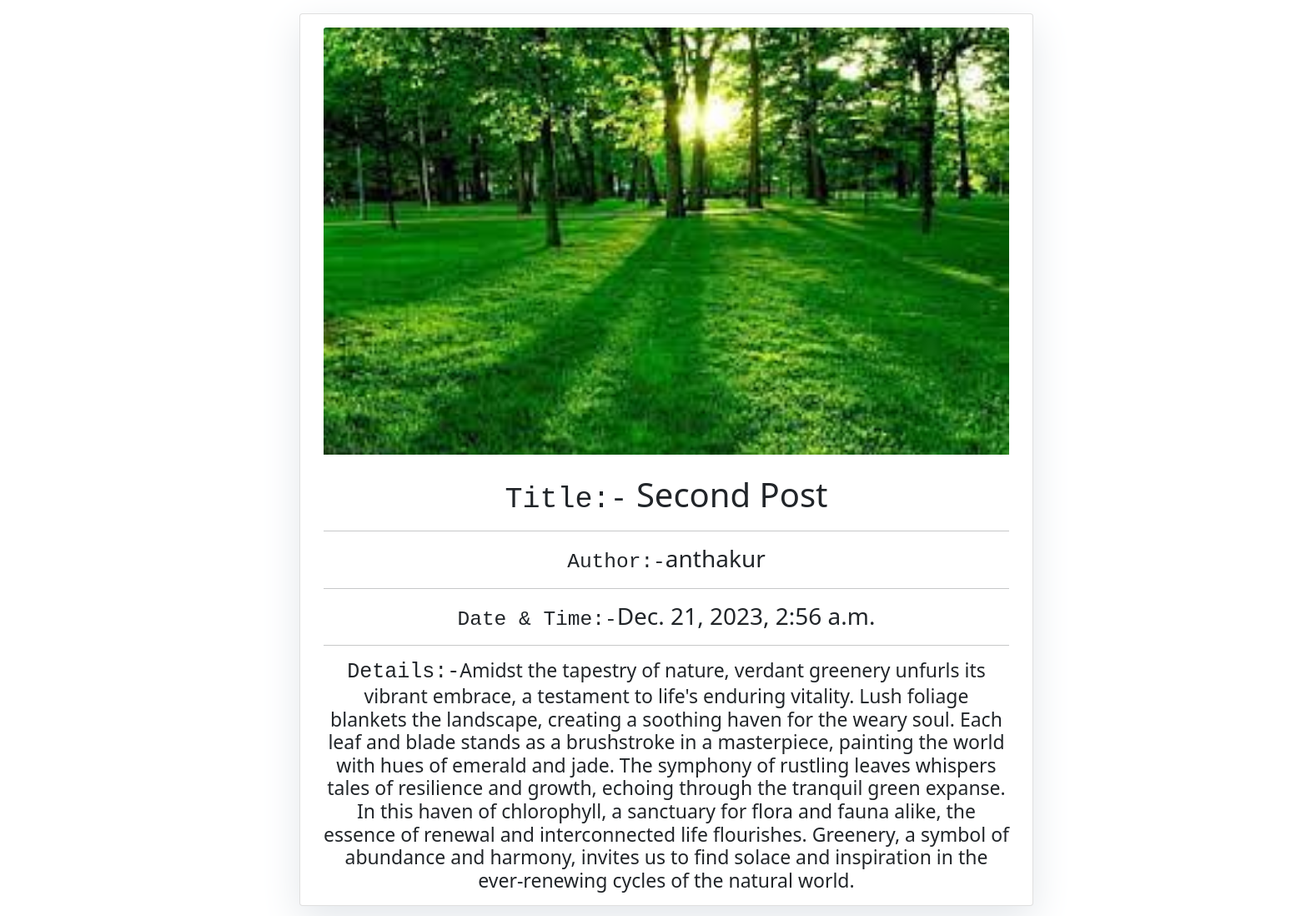
The app's page /blogweb/second-post/ with its own data.
### blogweb/models.py (models this page shows, shortened)
class Post(models.Model):
    title = models.CharField(max_length=200, unique=True)
    slug = models.SlugField(max_length=200, unique=True)
    author = models.ForeignKey(
        User, on_delete=models.CASCADE, related_name='blog_posts')
    image = models.ImageField(upload_to='post_images/',
                              default='default_value.jpg')
    content = models.TextField(max_length=800)
    status = models.IntegerField(choices=STATUS, default=0)
    created_on = models.DateTimeField(auto_now_add=True)
    class Meta:
        ordering = ['-created_on']

### blogweb/views.py (the view)
# urls.py: path('<slug:slug>/', views.PostDetail.as_view(), name='post_detail'),
class PostDetail(generic.DetailView):
    model = Post
    template_name = 'post_detail.html'
    slug_field = 'slug'
    slug_url_kwarg = 'slug'

### blogweb/templates/post_detail.html (shortened to what this page needs)
{% extends 'base.html' %} {% block content %}
<div class="container" style="justify-content:center;">
  <div class="row">
    <div class="col-md-8 card mb-4  mt-3 left  top">
      <div class="card-body">
        <img src="{{ post.image.url }}" class="card-img-top" alt="Your Image">
        <br>
        <br>
        <h1><pre>Title:-</pre>{% block title %} {{ object.title }} {% endblock title %}</h1>
        <hr>
        <h3><pre>Author:-</pre>{{ post.author }}</h3>
        <hr>
        <h3><pre>Date & Time:-</pre>{{ post.created_on }}</h3>
        <hr>
        <h4 class="card-text "><pre>Details:-</pre>{{ object.content | safe }}</h4>
      </div>
    </div>
    {% block sidebar %} {% include 'sidebar.html' %} {% endblock sidebar %}
  </div>
</div>
{% endblock content %}

### blogweb/templates/base.html (shortened to what this page needs)
<!DOCTYPE html>
<html lang="en">
  <head>
    {% load static %}
    <link href="https://cdn.jsdelivr.net/npm/bootstrap@5.0.2/dist/css/bootstrap.min.css" rel="stylesheet">
  </head>
  {% block content%}
        {% load static %}
      {% load static %}
    {% endblock %}
</html>

### blogweb/templates/sidebar.html (shortened to what this page needs)
<!DOCTYPE html>
<html lang="en">
    <head>
    </head>
    <body>
    </body>
</html>

### blogweb/templates/sidebar.html (style rules this page uses)
.card { box-shadow: 0 16px 48px #E3E7EB; }

### blogweb/templates/post_detail.html (style rules this page uses)
body { overflow-x:hidden; text-align:center; position:relative; left:239px; }
pre { font-weight:50; display:inline; }
h4 pre { font-weight:190; font-size:25px; display:inline; }
h4 { font-size:23px; font-weight:400; }

### records on screen
Post: image (picture), title "Second Post", author "anthakur", created_on "Dec. 21, 2023, 2:56 a.m.", content "Amidst the tapestry of nature, verdant greenery unfurls its vibrant embrace, a testament to life's enduring vitality. Lush foliage blankets the landscape, creating a soothing haven for the weary soul. Each leaf and blade stands as a brushstroke in a masterpiece, painting the world with hues of emerald and jade. The symphony of rustling leaves whispers tales of resilience and growth, echoing through the tranquil green expanse. In this haven of chlorophyll, a sanctuary for flora and fauna alike, the essence of renewal and interconnected life flourishes. Greenery, a symbol of abundance and harmony, invites us to find solace and inspiration in the ever-renewing cycles of the natural world."
